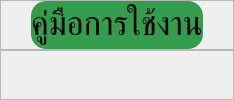
         <widget class="QWidget" name="manual_page">
          <layout class="QVBoxLayout" name="verticalLayout_6">
           <property name="spacing">
            <number>0</number>
           </property>
           <property name="leftMargin">
            <number>0</number>
           </property>
           <property name="topMargin">
            <number>0</number>
           </property>
           <property name="rightMargin">
            <number>0</number>
           </property>
           <property name="bottomMargin">
            <number>0</number>
           </property>
           <item>
            <widget class="QFrame" name="manual_title_group">
             <property name="maximumSize">
              <size>
               <width>16777215</width>
               <height>80</height>
              </size>
             </property>
             <property name="frameShape">
              <enum>QFrame::StyledPanel</enum>
             </property>
             <property name="frameShadow">
              <enum>QFrame::Raised</enum>
             </property>
             <layout class="QHBoxLayout" name="horizontalLayout_10">
              <property name="spacing">
               <number>0</number>
              </property>
              <property name="leftMargin">
               <number>30</number>
              </property>
              <property name="topMargin">
               <number>0</number>
              </property>
              <property name="rightMargin">
               <number>30</number>
              </property>
              <property name="bottomMargin">
               <number>0</number>
              </property>
              <item>
               <widget class="QLabel" name="manual_title">
                <property name="maximumSize">
                 <size>
                  <width>16777215</width>
                  <height>50</height>
                 </size>
                </property>
                <property name="font">
                 <font>
                  <family>Kanit</family>
                  <pointsize>25</pointsize>
                 </font>
                </property>
                <property name="styleSheet">
                 <string notr="true">background-color: rgb(52, 157, 77);
border-radius: 15px;</string>
                </property>
                <property name="text">
                 <string>คู่มือการใช้งาน</string>
                </property>
                <property name="alignment">
                 <set>Qt::AlignCenter</set>
                </property>
               </widget>
              </item>
             </layout>
            </widget>
           </item>
           <item>
            <widget class="QFrame" name="frame_3">
             <property name="frameShape">
              <enum>QFrame::StyledPanel</enum>
             </property>
             <property name="frameShadow">
              <enum>QFrame::Raised</enum>
             </property>
             <widget class="QGroupBox" name="groupBox_5">
              <property name="geometry">
               <rect>
                <x>60</x>
                <y>120</y>
                <width>120</width>
                <height>80</height>
               </rect>
              </property>
              <property name="title">
               <string>GroupBox</string>
              </property>
             </widget>
            </widget>
           </item>
          </layout>
         </widget>
